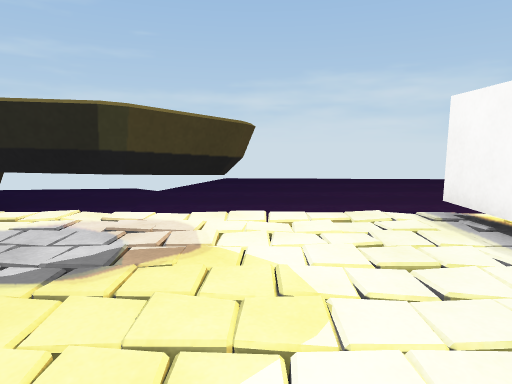
View 1 (above)

16 first-person views from a walk through a 3-D level made in the Unity game engine. The camera is 1.3 m above the floor, tilts 8° down and sees 75° across. The floor is counted in squares, 1.2 m on a side. Each view is taken from the middle of a square. On the plan, view 1 faces up. The plan holds only what a view shows up to about 13 squares ahead; the rest is blank. The place goes on beyond the plan. The player character is not drawn. Some animated figures are left out. Surface patterns are stand-ins for the level's own textures.

View 2
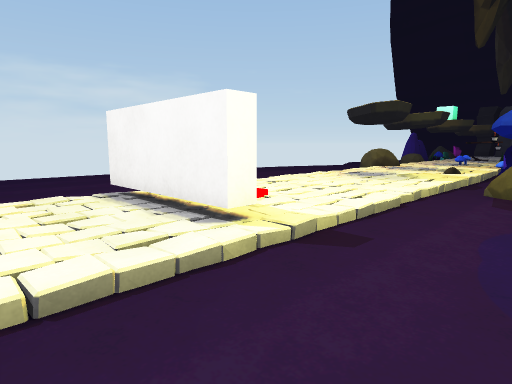

View 3
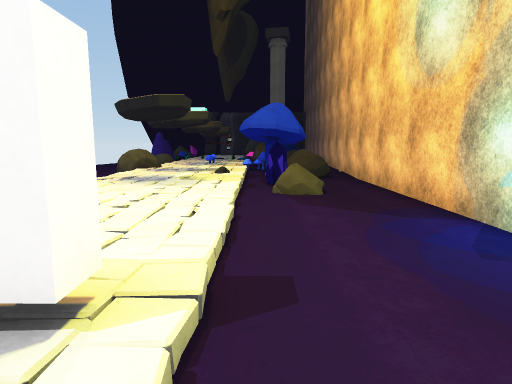

View 4
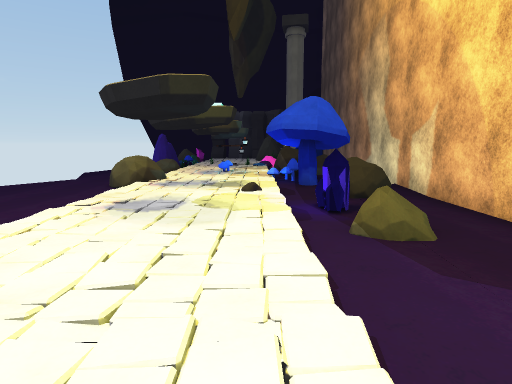

View 5
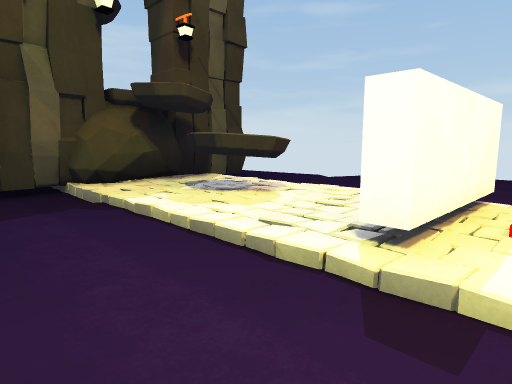

View 6
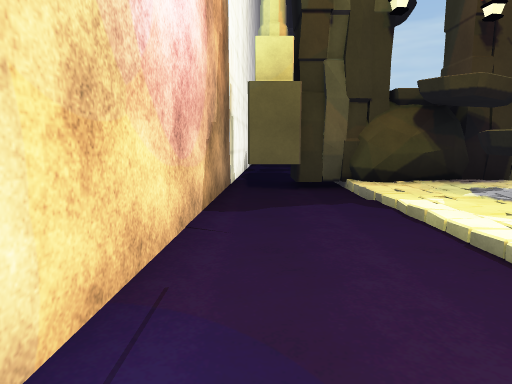

View 7
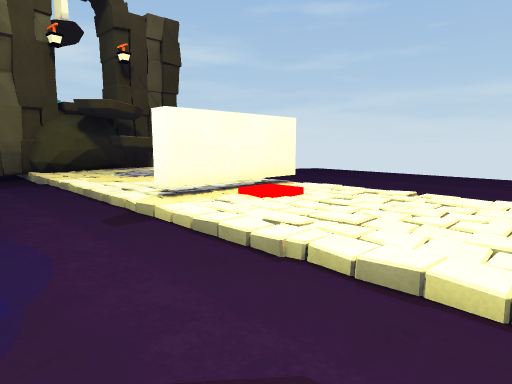

View 8
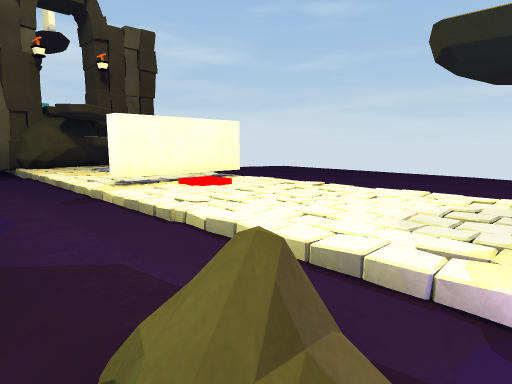

View 9
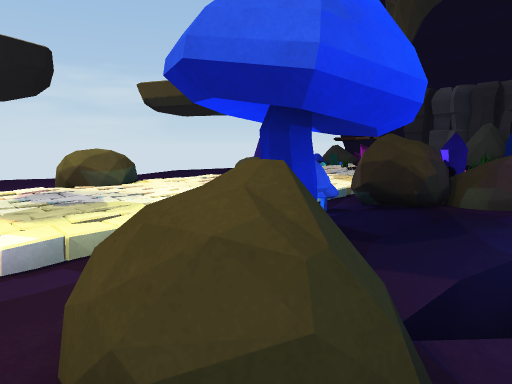

View 10
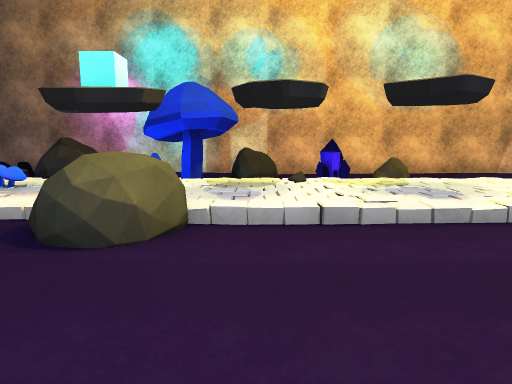

View 11
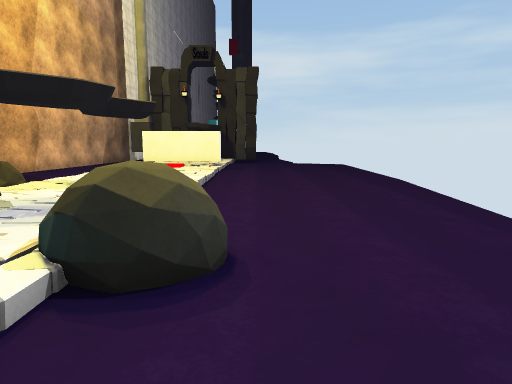

View 12
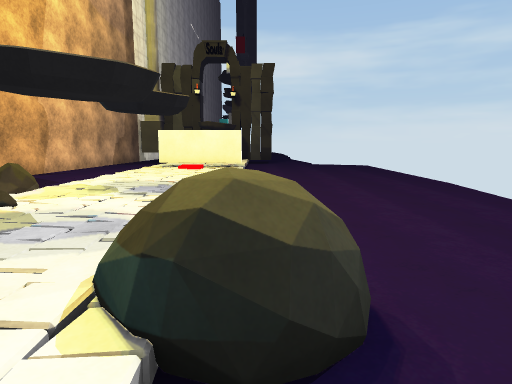

View 13
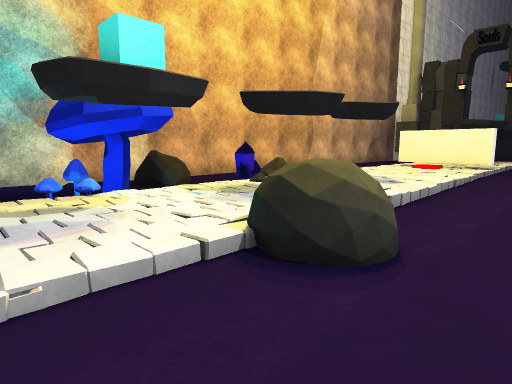

View 14
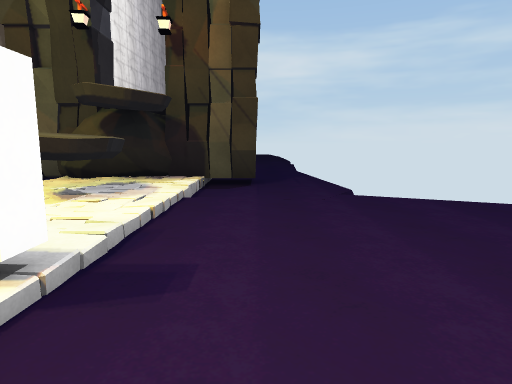

View 15
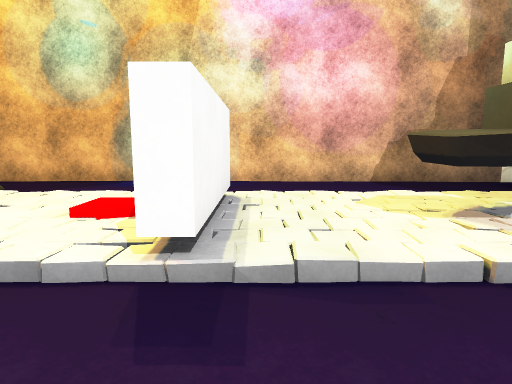

View 16
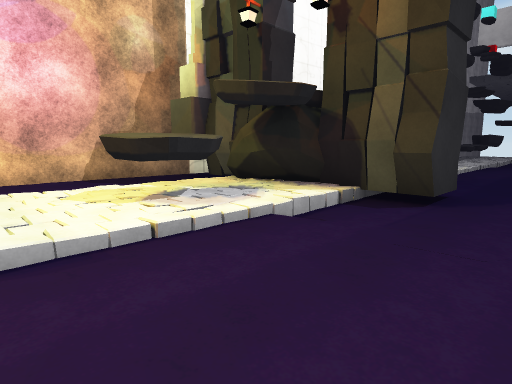

### Floor plan
Key: @ floor where view 1 was taken; # wall or solid block; . main floor; : floor 0.25 m higher than the main floor; - floor 0.25 m lower than the main floor; / step, stairs or slope; = window, fence, low wall or low ledge; ^ raised ledge; O other object.
Columns run from 13 left of view 1 to 18 right of it. Each row starts with its distance up from view 1.
 10             .............
  9            /................/
  8          ....................//.
  7     ............................
  6 .......##.......................
  5 .....   #.-/...............^^...
  4         ##//////#///../::::/^=::
  3         ## ^^^:=#O///// : //##:
  2         ## ^^:/##://///:/:/:  :#
  1         ##//::/##////::///::  :
  0         #....@..............##=^
 -1     ...###............=.#.^###=^
 -2     ...###................^/#  =
 -3     #### ###########........// #
 -4                    #############

Positions as (right, up) in squares from view 1, and headings:
1: (0, 0), facing up
2: (0, -2), facing up-right
3: (1, 0), facing right
4: (4, 1), facing right
5: (4, -2), facing up-left
6: (4, -2), facing left
7: (8, -2), facing up-left
8: (10, -2), facing up-left
9: (12, -3), facing up-right
10: (13, 9), facing down
11: (18, 6), facing left
12: (17, 5), facing left
13: (18, 7), facing down-left
14: (5, 6), facing left
15: (2, 7), facing down
16: (2, 8), facing down-left
